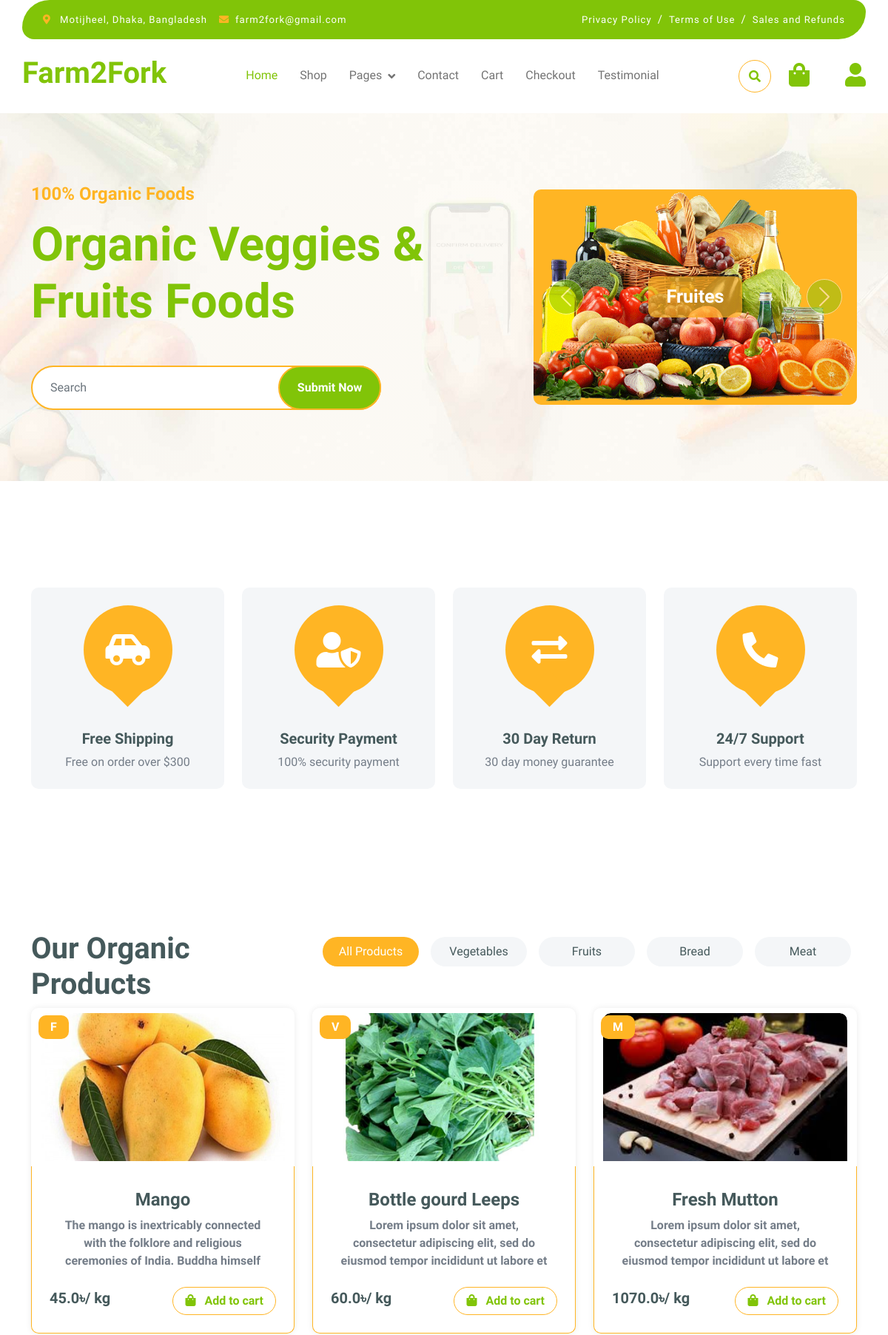
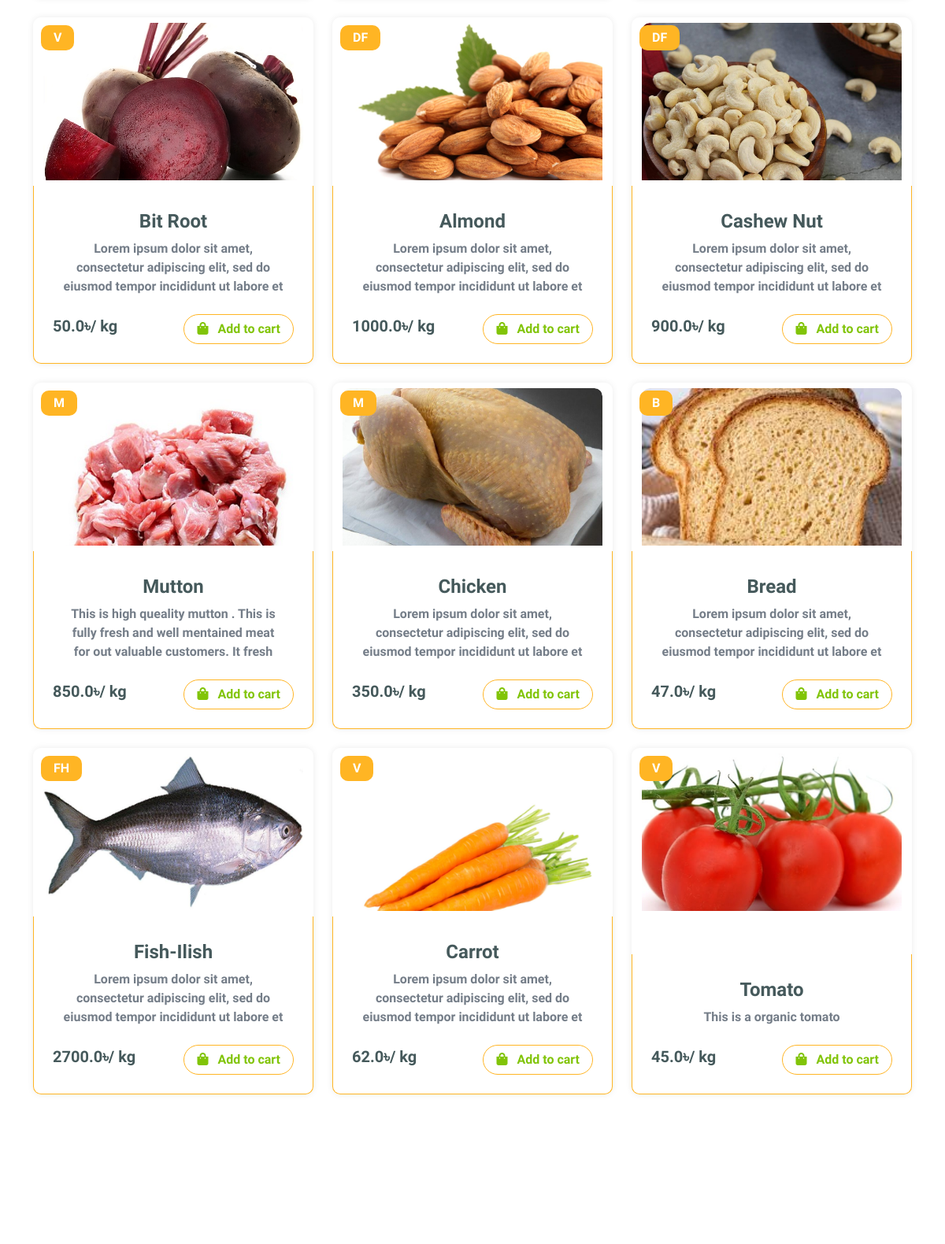
The page / (upper part) on the database its author committed (2 pictures, top to bottom).
### shop/models.py (models this page shows, shortened)
class Product(models.Model):
    title = models.CharField(max_length=100)
    regular_price = models.FloatField()
    discounted_price = models.FloatField()
    descriptions = models.TextField()
    category = models.CharField(choices=CATEGORY_CHOICES, max_length=2)
    product_image = models.ImageField(upload_to='product_image')
    tags = models.ManyToManyField(Tag, blank=True)

### shop/views.py (the view)
# urls.py: path('', views.ProductView.as_view(), name='home'),
class ProductView(View):
    def get(self, request):
        allproducts = Product.objects.all()
        fruits = Product.objects.filter(category='F')
        vegetables = Product.objects.filter(category='V')
        meat = Product.objects.filter(category='M')
        bread = Product.objects.filter(category='B')
        bestseller_products = Product.objects.annotate(
            total_sold=Sum('orderitem__quantity')
        ).order_by('-total_sold')[:6]  # Top 6 bestselling products
        testimonials = Review.objects.select_related('user').order_by('-created_at')[:3]  # Top 3 recent reviews
        return render(request, 'shop/index.html', {
            'allproducts': allproducts,
            'fruits': fruits,
            'vegetables': vegetables,
            'meat': meat,
            'bread': bread,
            'bestseller_products': bestseller_products,
            'testimonials': testimonials,
        })

### shop/templates/shop/index.html (shortened to what this page needs)
{% extends "shop/base.html" %}
{% load static %}
{% block content %}
        <div class="container-fluid py-5 mb-5 hero-header">
            <div class="container py-5">
                <div class="row g-5 align-items-center">
                    <div class="col-md-12 col-lg-7">
                        <h4 class="mb-3 text-secondary">100% Organic Foods</h4>
                        <h1 class="mb-5 display-3 text-primary">Organic Veggies & Fruits Foods</h1>
                        <div class="position-relative mx-auto">
                            <input class="form-control border-2 border-secondary w-75 py-3 px-4 rounded-pill" type="number" placeholder="Search">
                            <button type="submit" class="btn btn-primary border-2 border-secondary py-3 px-4 position-absolute rounded-pill text-white h-100" style="top: 0; right: 25%;">Submit Now</button>
                        </div>
                    </div>
                    <div class="col-md-12 col-lg-5">
                        <div id="carouselId" class="carousel slide position-relative" data-bs-ride="carousel">
                            <div class="carousel-inner" role="listbox">
                                <div class="carousel-item active rounded">
                                    <img src="{% static "img/hero-img-1.png" %}" class="img-fluid w-100 h-100 bg-secondary rounded" alt="First slide">
                                    <a href="#" class="btn px-4 py-2 text-white rounded">Fruites</a>
                                </div>
                            </div>
                            <button class="carousel-control-prev" type="button" data-bs-target="#carouselId" data-bs-slide="prev">
                                <span class="carousel-control-prev-icon" aria-hidden="true"></span>
                            </button>
                            <button class="carousel-control-next" type="button" data-bs-target="#carouselId" data-bs-slide="next">
                                <span class="carousel-control-next-icon" aria-hidden="true"></span>
                            </button>
                        </div>
                    </div>
                </div>
            </div>
        </div>
        <div class="container-fluid featurs py-5">
            <div class="container py-5">
                <div class="row g-4">
                    <div class="col-md-6 col-lg-3">
                        <div class="featurs-item text-center rounded bg-light p-4">
                            <div class="featurs-icon btn-square rounded-circle bg-secondary mb-5 mx-auto">
                                <i class="fas fa-car-side fa-3x text-white"></i>
                            </div>
                            <div class="featurs-content text-center">
                                <h5>Free Shipping</h5>
                                <p class="mb-0">Free on order over $300</p>
                            </div>
                        </div>
                    </div>
                    <div class="col-md-6 col-lg-3">
                        <div class="featurs-item text-center rounded bg-light p-4">
                            <div class="featurs-icon btn-square rounded-circle bg-secondary mb-5 mx-auto">
                                <i class="fas fa-user-shield fa-3x text-white"></i>
                            </div>
                            <div class="featurs-content text-center">
                                <h5>Security Payment</h5>
                                <p class="mb-0">100% security payment</p>
                            </div>
                        </div>
                    </div>
                    <div class="col-md-6 col-lg-3">
                        <div class="featurs-item text-center rounded bg-light p-4">
                            <div class="featurs-icon btn-square rounded-circle bg-secondary mb-5 mx-auto">
                                <i class="fas fa-exchange-alt fa-3x text-white"></i>
                            </div>
                            <div class="featurs-content text-center">
                                <h5>30 Day Return</h5>
                                <p class="mb-0">30 day money guarantee</p>
                            </div>
                        </div>
                    </div>
                    <div class="col-md-6 col-lg-3">
                        <div class="featurs-item text-center rounded bg-light p-4">
                            <div class="featurs-icon btn-square rounded-circle bg-secondary mb-5 mx-auto">
                                <i class="fa fa-phone-alt fa-3x text-white"></i>
                            </div>
                            <div class="featurs-content text-center">
                                <h5>24/7 Support</h5>
                                <p class="mb-0">Support every time fast</p>
                            </div>
                        </div>
                    </div>
                </div>
            </div>
        </div>
        <div class="container-fluid fruite py-5">
            <div class="container py-5">
                <div class="tab-class text-center">
                    <div class="row g-4">
                        <div class="col-lg-4 text-start">
                            <h1>Our Organic Products</h1>
                        </div>
                        <div class="col-lg-8 text-end">
                            <ul class="nav nav-pills d-inline-flex text-center mb-5">
                                <li class="nav-item">
                                    <a class="d-flex m-2 py-2 bg-light rounded-pill active" data-bs-toggle="pill" href="#tab-1">
                                        <span class="text-dark" style="width: 130px;">All Products</span>
                                    </a>
                                </li>
                                <li class="nav-item">
                                    <a class="d-flex py-2 m-2 bg-light rounded-pill" data-bs-toggle="pill" href="#tab-2">
                                        <span class="text-dark" style="width: 130px;">Vegetables</span>
                                    </a>
                                </li>
                                <li class="nav-item">
                                    <a class="d-flex m-2 py-2 bg-light rounded-pill" data-bs-toggle="pill" href="#tab-3">
                                        <span class="text-dark" style="width: 130px;">Fruits</span>
                                    </a>
                                </li>
                                <li class="nav-item">
                                    <a class="d-flex m-2 py-2 bg-light rounded-pill" data-bs-toggle="pill" href="#tab-4">
                                        <span class="text-dark" style="width: 130px;">Bread</span>
                                    </a>
                                </li>
                                <li class="nav-item">
                                    <a class="d-flex m-2 py-2 bg-light rounded-pill" data-bs-toggle="pill" href="#tab-5">
                                        <span class="text-dark" style="width: 130px;">Meat</span>
                                    </a>
                                </li>
                            </ul>
                        </div>
                    </div>
                    <div class="tab-content">
                        <div id="tab-1" class="tab-pane fade show p-0 active">
                            <div class="row g-4">
                                <div class="col-lg-12">
                                    <div class="row g-4">
                                        {% for allp in allproducts %}
                                        <div class="col-md-6 col-lg-6 col-xl-4">
                                        <div class="rounded position-relative fruite-item">
                                            <a href="{% url "productdetails" allp.id %}" class='btn'>
                                            <div class="fruite-img">
                                                <img src="{{allp.product_image.url}}" class="img-fluid w-100 rounded-top" alt="">
                                            </div>
                                            <div class="text-white bg-secondary px-3 py-1 rounded position-absolute" style="top: 10px; left: 10px;">{{allp.category}}</div>
                                            <div class="p-4 border border-secondary border-top-0 rounded-bottom">
                                                <h4>{{allp.title}}</h4>
                                                <p id='product-desc'>{{allp.descriptions}}</p></a>
                                                <div class="d-flex justify-content-between flex-lg-wrap">
                                                    <p class="text-dark fs-5 fw-bold mb-0">{{allp.discounted_price}}৳/ kg</p>
                                                    <button class="add-to-cart btn border border-secondary rounded-pill px-3 text-primary" data-product-id="{{ allp.id }}"><i class="fa fa-shopping-bag me-2 text-primary"></i> Add to cart</button>
                                                </div>
                                            </div>
                                        </div>
                                    </div>
                                        {% endfor %}
        <div class="container-fluid service py-5">
            <div class="container py-5">
                <div class="row g-4 justify-content-center">
                </div>
            </div>
        </div>
{% endblock content %}

### shop/static/css/style.css (style rules this page uses)
.fruite-item { height: 100%; display: flex; flex-direction: column; justify-content: space-between; box-shadow: 0 0 8px rgba(0,0,0,0.08); transition: all 0.3s ease-in-out; }
.fruite-img img { height: 200px; object-fit: cover; }
#product-desc { overflow: hidden; text-overflow: ellipsis; display: block; line-height: 1.5em; max-height: 4.5em; }
.btn { font-weight: 600; transition: .5s; }
.btn-square { width: 32px; height: 32px; }
.btn-square, .btn-sm-square, .btn-md-square, .btn-lg-square { padding: 0; display: flex; align-items: center; justify-content: center; font-weight: normal; }
.btn.border-secondary { transition: 0.5s; }
.hero-header { background: linear-gradient(rgba(248, 223, 173, 0.1), rgba(248, 223, 173, 0.1)), url(../img/hero-img.jpg); background-position: center center; background-repeat: no-repeat; background-size: cover; }
.carousel-item { position: relative; }
.carousel-item a { position: absolute; top: 50%; left: 50%; transform: translate(-50%, -50%); font-size: 25px; background: linear-gradient(rgba(255, 181, 36, 0.7), rgba(255, 181, 36, 0.7)); }
.carousel-control-next, .carousel-control-prev { width: 48px; height: 48px; border-radius: 48px; border: 1px solid var(--bs-white); background: var(--bs-primary); position: absolute; top: 50%; transform: translateY(-50%); }
.carousel-control-next { margin-right: 20px; }
.carousel-control-prev { margin-left: 20px; }
@media (min-width: 992px) { .hero-header, .page-header { margin-top: 152px !important; } }
.featurs .featurs-item .featurs-icon { position: relative; width: 120px; height: 120px; }
.featurs .featurs-item .featurs-icon::after { content: ""; width: 35px; height: 35px; background: var(--bs-secondary); position: absolute; bottom: -10px; transform: translate(-50%); transform: rotate(45deg); background: var(--bs-secondary); }
.fruite .tab-class .nav-item a.active { background: var(--bs-secondary) !important; }
.fruite .tab-class .nav-item a.active span { color: var(--bs-white) !important; }
.fruite .fruite-item { height: 100%; transition: 0.5s; }
.fruite .fruite-item .fruite-img { overflow: hidden; transition: 0.5s; border-radius: 10px 10px 0 0; }
.fruite .fruite-item .fruite-img img { transition: 0.5s; }

### rows shown on the page
Product: product_image (picture), category "F", title "Mango", descriptions "The mango is inextricably connected with the folklore and religious ceremonies of India. Buddha himself…", discounted_price "45.0"
Product: product_image (picture), category "V", title "Bottle gourd Leeps", descriptions "Lorem ipsum dolor sit amet, consectetur adipiscing elit, sed do eiusmod tempor incididunt ut labore et…", discounted_price "60.0"
Product: product_image (picture), category "M", title "Fresh Mutton", descriptions "Lorem ipsum dolor sit amet, consectetur adipiscing elit, sed do eiusmod tempor incididunt ut labore et…", discounted_price "1070.0"
Product: product_image (picture), category "V", title "Bit Root", descriptions "Lorem ipsum dolor sit amet, consectetur adipiscing elit, sed do eiusmod tempor incididunt ut labore et…", discounted_price "50.0"
Product: product_image (picture), category "DF", title "Almond", descriptions "Lorem ipsum dolor sit amet, consectetur adipiscing elit, sed do eiusmod tempor incididunt ut labore et…", discounted_price "1000.0"
Product: product_image (picture), category "DF", title "Cashew Nut", descriptions "Lorem ipsum dolor sit amet, consectetur adipiscing elit, sed do eiusmod tempor incididunt ut labore et…", discounted_price "900.0"
Product: product_image (picture), category "M", title "Mutton", descriptions "This is high queality mutton . This is fully fresh and well mentained meat for out valuable customers. It fresh…", discounted_price "850.0"
Product: product_image (picture), category "M", title "Chicken", descriptions "Lorem ipsum dolor sit amet, consectetur adipiscing elit, sed do eiusmod tempor incididunt ut labore et…", discounted_price "350.0"
Product: product_image (picture), category "B", title "Bread", descriptions "Lorem ipsum dolor sit amet, consectetur adipiscing elit, sed do eiusmod tempor incididunt ut labore et…", discounted_price "47.0"
Product: product_image (picture), category "FH", title "Fish-Ilish", descriptions "Lorem ipsum dolor sit amet, consectetur adipiscing elit, sed do eiusmod tempor incididunt ut labore et…", discounted_price "2700.0"
Product: product_image (picture), category "V", title "Carrot", descriptions "Lorem ipsum dolor sit amet, consectetur adipiscing elit, sed do eiusmod tempor incididunt ut labore et…", discounted_price "62.0"
Product: product_image (picture), category "V", title "Tomato", descriptions "This is a organic tomato", discounted_price "45.0"
